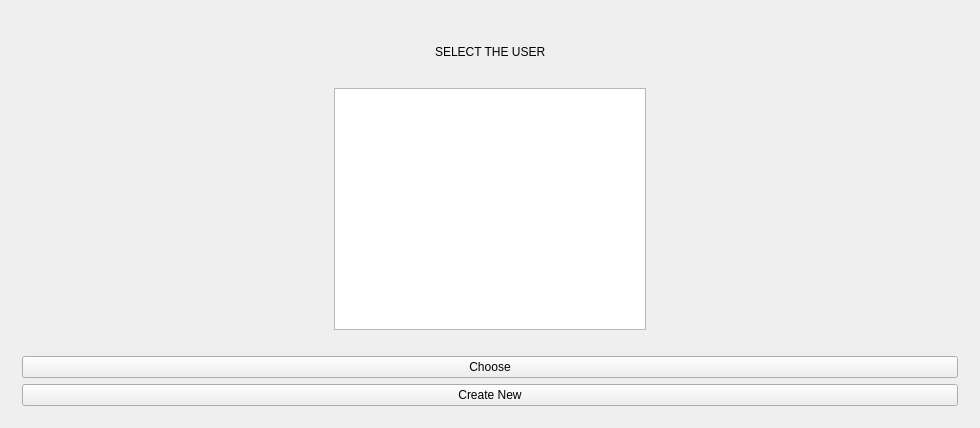
<?xml version="1.0" encoding="UTF-8"?>
<ui version="4.0">
 <class>MainMenu</class>
 <widget class="QMainWindow" name="MainMenu">
  <property name="geometry">
   <rect>
    <x>0</x>
    <y>0</y>
    <width>980</width>
    <height>428</height>
   </rect>
  </property>
  <property name="windowTitle">
   <string>MainMenu</string>
  </property>
  <widget class="QWidget" name="centralWidget">
   <layout class="QGridLayout" name="gridLayout_4">
    <item row="0" column="0">
     <widget class="QStackedWidget" name="stackedWidget">
      <property name="currentIndex">
       <number>1</number>
      </property>
      <widget class="QWidget" name="page">
       <layout class="QGridLayout" name="gridLayout">
        <item row="0" column="0">
         <layout class="QVBoxLayout" name="verticalLayout_5">
          <item>
           <layout class="QHBoxLayout" name="horizontalLayout_6">
            <item>
             <layout class="QHBoxLayout" name="horizontalLayout_2">
              <item>
               <layout class="QVBoxLayout" name="verticalLayout">
                <item>
                 <widget class="QPushButton" name="loginButton">
                  <property name="text">
                   <string>LogIn</string>
                  </property>
                 </widget>
                </item>
                <item>
                 <spacer name="verticalSpacer">
                  <property name="orientation">
                   <enum>Qt::Vertical</enum>
                  </property>
                  <property name="sizeHint" stdset="0">
                   <size>
                    <width>20</width>
                    <height>40</height>
                   </size>
                  </property>
                 </spacer>
                </item>
               </layout>
              </item>
              <item>
               <spacer name="horizontalSpacer_5">
                <property name="orientation">
                 <enum>Qt::Horizontal</enum>
                </property>
                <property name="sizeHint" stdset="0">
                 <size>
                  <width>40</width>
                  <height>20</height>
                 </size>
                </property>
               </spacer>
              </item>
             </layout>
            </item>
            <item>
             <layout class="QVBoxLayout" name="verticalLayout_4">
              <item>
               <widget class="QLabel" name="userLabel">
                <property name="styleSheet">
                 <string notr="true">font: 24pt &quot;Algerian&quot;;</string>
                </property>
                <property name="text">
                 <string>Guest</string>
                </property>
               </widget>
              </item>
              <item>
               <spacer name="verticalSpacer_2">
                <property name="orientation">
                 <enum>Qt::Vertical</enum>
                </property>
                <property name="sizeHint" stdset="0">
                 <size>
                  <width>20</width>
                  <height>154</height>
                 </size>
                </property>
               </spacer>
              </item>
             </layout>
            </item>
            <item>
             <layout class="QHBoxLayout" name="horizontalLayout_3">
              <item>
               <spacer name="horizontalSpacer_6">
                <property name="orientation">
                 <enum>Qt::Horizontal</enum>
                </property>
                <property name="sizeHint" stdset="0">
                 <size>
                  <width>40</width>
                  <height>20</height>
                 </size>
                </property>
               </spacer>
              </item>
              <item>
               <layout class="QVBoxLayout" name="verticalLayout_2">
                <item>
                 <widget class="QPushButton" name="exitButton">
                  <property name="text">
                   <string>Exit</string>
                  </property>
                 </widget>
                </item>
                <item>
                 <spacer name="verticalSpacer_4">
                  <property name="orientation">
                   <enum>Qt::Vertical</enum>
                  </property>
                  <property name="sizeHint" stdset="0">
                   <size>
                    <width>20</width>
                    <height>40</height>
                   </size>
                  </property>
                 </spacer>
                </item>
               </layout>
              </item>
             </layout>
            </item>
           </layout>
          </item>
          <item>
           <layout class="QHBoxLayout" name="horizontalLayout">
            <item>
             <spacer name="horizontalSpacer">
              <property name="orientation">
               <enum>Qt::Horizontal</enum>
              </property>
              <property name="sizeHint" stdset="0">
               <size>
                <width>40</width>
                <height>20</height>
               </size>
              </property>
             </spacer>
            </item>
            <item>
             <widget class="QPushButton" name="storyButton">
              <property name="text">
               <string>Story Mode</string>
              </property>
             </widget>
            </item>
            <item>
             <spacer name="horizontalSpacer_2">
              <property name="orientation">
               <enum>Qt::Horizontal</enum>
              </property>
              <property name="sizeHint" stdset="0">
               <size>
                <width>40</width>
                <height>20</height>
               </size>
              </property>
             </spacer>
            </item>
            <item>
             <widget class="QPushButton" name="helpButton">
              <property name="toolTipDuration">
               <number>-8</number>
              </property>
              <property name="text">
               <string>Help</string>
              </property>
             </widget>
            </item>
            <item>
             <spacer name="horizontalSpacer_3">
              <property name="orientation">
               <enum>Qt::Horizontal</enum>
              </property>
              <property name="sizeHint" stdset="0">
               <size>
                <width>40</width>
                <height>20</height>
               </size>
              </property>
             </spacer>
            </item>
            <item>
             <widget class="QPushButton" name="recordButton">
              <property name="text">
               <string>Records</string>
              </property>
             </widget>
            </item>
            <item>
             <spacer name="horizontalSpacer_4">
              <property name="orientation">
               <enum>Qt::Horizontal</enum>
              </property>
              <property name="sizeHint" stdset="0">
               <size>
                <width>40</width>
                <height>20</height>
               </size>
              </property>
             </spacer>
            </item>
           </layout>
          </item>
          <item>
           <spacer name="verticalSpacer_3">
            <property name="orientation">
             <enum>Qt::Vertical</enum>
            </property>
            <property name="sizeHint" stdset="0">
             <size>
              <width>20</width>
              <height>154</height>
             </size>
            </property>
           </spacer>
          </item>
         </layout>
        </item>
       </layout>
      </widget>
      <widget class="QWidget" name="page_2">
       <layout class="QGridLayout" name="gridLayout_3">
        <item row="0" column="0">
         <layout class="QVBoxLayout" name="verticalLayout_3">
          <item>
           <spacer name="horizontalSpacer_8">
            <property name="orientation">
             <enum>Qt::Horizontal</enum>
            </property>
            <property name="sizeHint" stdset="0">
             <size>
              <width>40</width>
              <height>20</height>
             </size>
            </property>
           </spacer>
          </item>
          <item>
           <layout class="QHBoxLayout" name="horizontalLayout_4">
            <item>
             <spacer name="horizontalSpacer_7">
              <property name="orientation">
               <enum>Qt::Horizontal</enum>
              </property>
              <property name="sizeHint" stdset="0">
               <size>
                <width>40</width>
                <height>20</height>
               </size>
              </property>
             </spacer>
            </item>
            <item>
             <widget class="QLabel" name="label">
              <property name="styleSheet">
               <string notr="true">font: 24pt &quot;Algerian&quot;;</string>
              </property>
              <property name="text">
               <string>SELECT THE USER</string>
              </property>
             </widget>
            </item>
            <item>
             <spacer name="horizontalSpacer_10">
              <property name="orientation">
               <enum>Qt::Horizontal</enum>
              </property>
              <property name="sizeHint" stdset="0">
               <size>
                <width>40</width>
                <height>20</height>
               </size>
              </property>
             </spacer>
            </item>
           </layout>
          </item>
          <item>
           <spacer name="horizontalSpacer_9">
            <property name="orientation">
             <enum>Qt::Horizontal</enum>
            </property>
            <property name="sizeHint" stdset="0">
             <size>
              <width>40</width>
              <height>20</height>
             </size>
            </property>
           </spacer>
          </item>
         </layout>
        </item>
        <item row="1" column="0">
         <layout class="QHBoxLayout" name="horizontalLayout_5">
          <item>
           <spacer name="horizontalSpacer_14">
            <property name="orientation">
             <enum>Qt::Horizontal</enum>
            </property>
            <property name="sizeHint" stdset="0">
             <size>
              <width>40</width>
              <height>20</height>
             </size>
            </property>
           </spacer>
          </item>
          <item>
           <widget class="QListWidget" name="listAccount"/>
          </item>
          <item>
           <spacer name="horizontalSpacer_13">
            <property name="orientation">
             <enum>Qt::Horizontal</enum>
            </property>
            <property name="sizeHint" stdset="0">
             <size>
              <width>40</width>
              <height>20</height>
             </size>
            </property>
           </spacer>
          </item>
         </layout>
        </item>
        <item row="2" column="0">
         <spacer name="horizontalSpacer_12">
          <property name="orientation">
           <enum>Qt::Horizontal</enum>
          </property>
          <property name="sizeHint" stdset="0">
           <size>
            <width>669</width>
            <height>20</height>
           </size>
          </property>
         </spacer>
        </item>
        <item row="3" column="0">
         <widget class="QPushButton" name="chooseButton">
          <property name="text">
           <string>Choose</string>
          </property>
         </widget>
        </item>
        <item row="4" column="0">
         <widget class="QPushButton" name="newButton">
          <property name="text">
           <string>Create New</string>
          </property>
         </widget>
        </item>
       </layout>
      </widget>
      <widget class="QWidget" name="page_3">
       <layout class="QGridLayout" name="gridLayout_2">
        <item row="0" column="0" colspan="2">
         <layout class="QVBoxLayout" name="verticalLayout_8">
          <item>
           <layout class="QVBoxLayout" name="verticalLayout_6">
            <item>
             <spacer name="horizontalSpacer_17">
              <property name="orientation">
               <enum>Qt::Horizontal</enum>
              </property>
              <property name="sizeHint" stdset="0">
               <size>
                <width>40</width>
                <height>20</height>
               </size>
              </property>
             </spacer>
            </item>
            <item>
             <spacer name="horizontalSpacer_18">
              <property name="orientation">
               <enum>Qt::Horizontal</enum>
              </property>
              <property name="sizeHint" stdset="0">
               <size>
                <width>40</width>
                <height>20</height>
               </size>
              </property>
             </spacer>
            </item>
            <item>
             <spacer name="horizontalSpacer_19">
              <property name="orientation">
               <enum>Qt::Horizontal</enum>
              </property>
              <property name="sizeHint" stdset="0">
               <size>
                <width>40</width>
                <height>20</height>
               </size>
              </property>
             </spacer>
            </item>
            <item>
             <layout class="QHBoxLayout" name="horizontalLayout_7">
              <item>
               <spacer name="horizontalSpacer_20">
                <property name="orientation">
                 <enum>Qt::Horizontal</enum>
                </property>
                <property name="sizeHint" stdset="0">
                 <size>
                  <width>40</width>
                  <height>20</height>
                 </size>
                </property>
               </spacer>
              </item>
              <item>
               <widget class="QLabel" name="label_2">
                <property name="styleSheet">
                 <string notr="true">font: 24pt &quot;Algerian&quot;;</string>
                </property>
                <property name="text">
                 <string>Enter Username</string>
                </property>
               </widget>
              </item>
              <item>
               <spacer name="horizontalSpacer_21">
                <property name="orientation">
                 <enum>Qt::Horizontal</enum>
                </property>
                <property name="sizeHint" stdset="0">
                 <size>
                  <width>40</width>
                  <height>20</height>
                 </size>
                </property>
               </spacer>
              </item>
             </layout>
            </item>
           </layout>
          </item>
          <item>
           <layout class="QHBoxLayout" name="horizontalLayout_8">
            <item>
             <spacer name="horizontalSpacer_22">
              <property name="orientation">
               <enum>Qt::Horizontal</enum>
              </property>
              <property name="sizeHint" stdset="0">
               <size>
                <width>40</width>
                <height>20</height>
               </size>
              </property>
             </spacer>
            </item>
            <item>
             <widget class="QLineEdit" name="userEdit"/>
            </item>
            <item>
             <spacer name="horizontalSpacer_23">
              <property name="orientation">
               <enum>Qt::Horizontal</enum>
              </property>
              <property name="sizeHint" stdset="0">
               <size>
                <width>40</width>
                <height>20</height>
               </size>
              </property>
             </spacer>
            </item>
           </layout>
          </item>
         </layout>
        </item>
        <item row="1" column="0">
         <spacer name="verticalSpacer_5">
          <property name="orientation">
           <enum>Qt::Vertical</enum>
          </property>
          <property name="sizeHint" stdset="0">
           <size>
            <width>20</width>
            <height>129</height>
           </size>
          </property>
         </spacer>
        </item>
        <item row="2" column="0" rowspan="2" colspan="2">
         <widget class="QPushButton" name="oknewButton">
          <property name="text">
           <string>OK</string>
          </property>
         </widget>
        </item>
        <item row="5" column="0" colspan="2">
         <spacer name="horizontalSpacer_28">
          <property name="orientation">
           <enum>Qt::Horizontal</enum>
          </property>
          <property name="sizeHint" stdset="0">
           <size>
            <width>944</width>
            <height>20</height>
           </size>
          </property>
         </spacer>
        </item>
        <item row="4" column="0" colspan="2">
         <widget class="QPushButton" name="cancelButton">
          <property name="text">
           <string>Cancel</string>
          </property>
         </widget>
        </item>
       </layout>
      </widget>
      <widget class="QWidget" name="page_4">
       <layout class="QGridLayout" name="gridLayout_5">
        <item row="0" column="0">
         <spacer name="horizontalSpacer_31">
          <property name="orientation">
           <enum>Qt::Horizontal</enum>
          </property>
          <property name="sizeHint" stdset="0">
           <size>
            <width>371</width>
            <height>20</height>
           </size>
          </property>
         </spacer>
        </item>
        <item row="0" column="2">
         <spacer name="horizontalSpacer_32">
          <property name="orientation">
           <enum>Qt::Horizontal</enum>
          </property>
          <property name="sizeHint" stdset="0">
           <size>
            <width>371</width>
            <height>20</height>
           </size>
          </property>
         </spacer>
        </item>
        <item row="1" column="0" colspan="3">
         <layout class="QVBoxLayout" name="verticalLayout_9">
          <item>
           <spacer name="horizontalSpacer_16">
            <property name="orientation">
             <enum>Qt::Horizontal</enum>
            </property>
            <property name="sizeHint" stdset="0">
             <size>
              <width>40</width>
              <height>20</height>
             </size>
            </property>
           </spacer>
          </item>
          <item>
           <layout class="QHBoxLayout" name="horizontalLayout_10">
            <item>
             <spacer name="horizontalSpacer_47">
              <property name="orientation">
               <enum>Qt::Horizontal</enum>
              </property>
              <property name="sizeHint" stdset="0">
               <size>
                <width>40</width>
                <height>20</height>
               </size>
              </property>
             </spacer>
            </item>
            <item>
             <widget class="QTextBrowser" name="recordBrowser"/>
            </item>
            <item>
             <spacer name="horizontalSpacer_48">
              <property name="orientation">
               <enum>Qt::Horizontal</enum>
              </property>
              <property name="sizeHint" stdset="0">
               <size>
                <width>40</width>
                <height>20</height>
               </size>
              </property>
             </spacer>
            </item>
           </layout>
          </item>
          <item>
           <spacer name="horizontalSpacer_29">
            <property name="orientation">
             <enum>Qt::Horizontal</enum>
            </property>
            <property name="sizeHint" stdset="0">
             <size>
              <width>40</width>
              <height>20</height>
             </size>
            </property>
           </spacer>
          </item>
          <item>
           <widget class="QPushButton" name="okrecordButton">
            <property name="text">
             <string>OK</string>
            </property>
           </widget>
          </item>
          <item>
           <widget class="QPushButton" name="xmlWriteButton">
            <property name="text">
             <string>Write on XML</string>
            </property>
           </widget>
          </item>
          <item>
           <spacer name="horizontalSpacer_30">
            <property name="orientation">
             <enum>Qt::Horizontal</enum>
            </property>
            <property name="sizeHint" stdset="0">
             <size>
              <width>40</width>
              <height>20</height>
             </size>
            </property>
           </spacer>
          </item>
         </layout>
        </item>
        <item row="0" column="1">
         <widget class="QLabel" name="label_3">
          <property name="styleSheet">
           <string notr="true">font: 24pt &quot;Algerian&quot;;
</string>
          </property>
          <property name="text">
           <string>Highscores</string>
          </property>
         </widget>
        </item>
       </layout>
      </widget>
      <widget class="QWidget" name="page_5">
       <layout class="QGridLayout" name="gridLayout_6">
        <item row="0" column="0">
         <layout class="QVBoxLayout" name="verticalLayout_10">
          <item>
           <spacer name="verticalSpacer_6">
            <property name="orientation">
             <enum>Qt::Vertical</enum>
            </property>
            <property name="sizeHint" stdset="0">
             <size>
              <width>20</width>
              <height>40</height>
             </size>
            </property>
           </spacer>
          </item>
          <item>
           <layout class="QHBoxLayout" name="horizontalLayout_11">
            <item>
             <spacer name="horizontalSpacer_33">
              <property name="orientation">
               <enum>Qt::Horizontal</enum>
              </property>
              <property name="sizeHint" stdset="0">
               <size>
                <width>40</width>
                <height>20</height>
               </size>
              </property>
             </spacer>
            </item>
            <item>
             <widget class="QPushButton" name="firstlevel">
              <property name="enabled">
               <bool>true</bool>
              </property>
              <property name="text">
               <string>1</string>
              </property>
             </widget>
            </item>
            <item>
             <spacer name="horizontalSpacer_34">
              <property name="orientation">
               <enum>Qt::Horizontal</enum>
              </property>
              <property name="sizeHint" stdset="0">
               <size>
                <width>40</width>
                <height>20</height>
               </size>
              </property>
             </spacer>
            </item>
            <item>
             <widget class="QPushButton" name="secondlevel">
              <property name="enabled">
               <bool>true</bool>
              </property>
              <property name="text">
               <string>2</string>
              </property>
             </widget>
            </item>
            <item>
             <spacer name="horizontalSpacer_35">
              <property name="orientation">
               <enum>Qt::Horizontal</enum>
              </property>
              <property name="sizeHint" stdset="0">
               <size>
                <width>40</width>
                <height>20</height>
               </size>
              </property>
             </spacer>
            </item>
            <item>
             <widget class="QPushButton" name="thirdlevel">
              <property name="enabled">
               <bool>true</bool>
              </property>
              <property name="text">
               <string>3</string>
              </property>
             </widget>
            </item>
            <item>
             <spacer name="horizontalSpacer_36">
              <property name="orientation">
               <enum>Qt::Horizontal</enum>
              </property>
              <property name="sizeHint" stdset="0">
               <size>
                <width>40</width>
                <height>20</height>
               </size>
              </property>
             </spacer>
            </item>
            <item>
             <widget class="QPushButton" name="fourthlevel">
              <property name="text">
               <string>4</string>
              </property>
             </widget>
            </item>
            <item>
             <spacer name="horizontalSpacer_37">
              <property name="orientation">
               <enum>Qt::Horizontal</enum>
              </property>
              <property name="sizeHint" stdset="0">
               <size>
                <width>40</width>
                <height>20</height>
               </size>
              </property>
             </spacer>
            </item>
            <item>
             <widget class="QPushButton" name="fifthlevel">
              <property name="text">
               <string>5</string>
              </property>
             </widget>
            </item>
            <item>
             <spacer name="horizontalSpacer_39">
              <property name="orientation">
               <enum>Qt::Horizontal</enum>
              </property>
              <property name="sizeHint" stdset="0">
               <size>
                <width>40</width>
                <height>20</height>
               </size>
              </property>
             </spacer>
            </item>
           </layout>
          </item>
          <item>
           <spacer name="verticalSpacer_7">
            <property name="orientation">
             <enum>Qt::Vertical</enum>
            </property>
            <property name="sizeHint" stdset="0">
             <size>
              <width>20</width>
              <height>40</height>
             </size>
            </property>
           </spacer>
          </item>
          <item>
           <layout class="QHBoxLayout" name="horizontalLayout_12">
            <item>
             <spacer name="horizontalSpacer_38">
              <property name="orientation">
               <enum>Qt::Horizontal</enum>
              </property>
              <property name="sizeHint" stdset="0">
               <size>
                <width>40</width>
                <height>20</height>
               </size>
              </property>
             </spacer>
            </item>
            <item>
             <widget class="QPushButton" name="sixlevel">
              <property name="text">
               <string>6</string>
              </property>
             </widget>
            </item>
            <item>
             <spacer name="horizontalSpacer_40">
              <property name="orientation">
               <enum>Qt::Horizontal</enum>
              </property>
              <property name="sizeHint" stdset="0">
               <size>
                <width>40</width>
                <height>20</height>
               </size>
              </property>
             </spacer>
            </item>
            <item>
             <widget class="QPushButton" name="sevenlevel">
              <property name="text">
               <string>7</string>
              </property>
             </widget>
            </item>
            <item>
             <spacer name="horizontalSpacer_41">
              <property name="orientation">
               <enum>Qt::Horizontal</enum>
              </property>
              <property name="sizeHint" stdset="0">
               <size>
                <width>40</width>
                <height>20</height>
               </size>
              </property>
             </spacer>
            </item>
            <item>
             <widget class="QPushButton" name="eightlevel">
              <property name="text">
               <string>8</string>
              </property>
             </widget>
            </item>
            <item>
             <spacer name="horizontalSpacer_42">
              <property name="orientation">
               <enum>Qt::Horizontal</enum>
              </property>
              <property name="sizeHint" stdset="0">
               <size>
                <width>40</width>
                <height>20</height>
               </size>
              </property>
             </spacer>
            </item>
            <item>
             <widget class="QPushButton" name="ninelevel">
              <property name="text">
               <string>9</string>
              </property>
             </widget>
            </item>
            <item>
             <spacer name="horizontalSpacer_43">
              <property name="orientation">
               <enum>Qt::Horizontal</enum>
              </property>
              <property name="sizeHint" stdset="0">
               <size>
                <width>40</width>
                <height>20</height>
               </size>
              </property>
             </spacer>
            </item>
            <item>
             <widget class="QPushButton" name="tenlevel">
              <property name="text">
               <string>10</string>
              </property>
             </widget>
            </item>
            <item>
             <spacer name="horizontalSpacer_44">
              <property name="orientation">
               <enum>Qt::Horizontal</enum>
              </property>
              <property name="sizeHint" stdset="0">
               <size>
                <width>40</width>
                <height>20</height>
               </size>
              </property>
             </spacer>
            </item>
           </layout>
          </item>
          <item>
           <spacer name="verticalSpacer_8">
            <property name="orientation">
             <enum>Qt::Vertical</enum>
            </property>
            <property name="sizeHint" stdset="0">
             <size>
              <width>20</width>
              <height>40</height>
             </size>
            </property>
           </spacer>
          </item>
          <item>
           <widget class="QPushButton" name="backButton">
            <property name="text">
             <string>Back</string>
            </property>
           </widget>
          </item>
         </layout>
        </item>
       </layout>
      </widget>
      <widget class="QWidget" name="page_6">
       <layout class="QVBoxLayout" name="verticalLayout_7">
        <item>
         <layout class="QGridLayout" name="levellay"/>
        </item>
       </layout>
      </widget>
      <widget class="QWidget" name="page_7">
       <layout class="QGridLayout" name="gridLayout_7">
        <item row="0" column="1">
         <spacer name="horizontalSpacer_11">
          <property name="orientation">
           <enum>Qt::Horizontal</enum>
          </property>
          <property name="sizeHint" stdset="0">
           <size>
            <width>208</width>
            <height>20</height>
           </size>
          </property>
         </spacer>
        </item>
        <item row="0" column="2">
         <widget class="QLabel" name="label_4">
          <property name="styleSheet">
           <string notr="true">font: 24pt &quot;Algerian&quot;;</string>
          </property>
          <property name="text">
           <string>HELP</string>
          </property>
         </widget>
        </item>
        <item row="0" column="3">
         <spacer name="horizontalSpacer_15">
          <property name="orientation">
           <enum>Qt::Horizontal</enum>
          </property>
          <property name="sizeHint" stdset="0">
           <size>
            <width>207</width>
            <height>20</height>
           </size>
          </property>
         </spacer>
        </item>
        <item row="2" column="2">
         <spacer name="verticalSpacer_9">
          <property name="orientation">
           <enum>Qt::Vertical</enum>
          </property>
          <property name="sizeHint" stdset="0">
           <size>
            <width>20</width>
            <height>300</height>
           </size>
          </property>
         </spacer>
        </item>
        <item row="3" column="0">
         <spacer name="horizontalSpacer_24">
          <property name="orientation">
           <enum>Qt::Horizontal</enum>
          </property>
          <property name="sizeHint" stdset="0">
           <size>
            <width>208</width>
            <height>20</height>
           </size>
          </property>
         </spacer>
        </item>
        <item row="3" column="2">
         <widget class="QPushButton" name="aboutBack">
          <property name="text">
           <string>Back</string>
          </property>
         </widget>
        </item>
        <item row="3" column="4">
         <spacer name="horizontalSpacer_25">
          <property name="orientation">
           <enum>Qt::Horizontal</enum>
          </property>
          <property name="sizeHint" stdset="0">
           <size>
            <width>208</width>
            <height>20</height>
           </size>
          </property>
         </spacer>
        </item>
        <item row="1" column="1" colspan="3">
         <widget class="QLabel" name="aboutText">
          <property name="text">
           <string>TextLabel</string>
          </property>
         </widget>
        </item>
       </layout>
      </widget>
     </widget>
    </item>
   </layout>
  </widget>
 </widget>
 <layoutdefault spacing="6" margin="11"/>
 <resources/>
 <connections/>
</ui>
